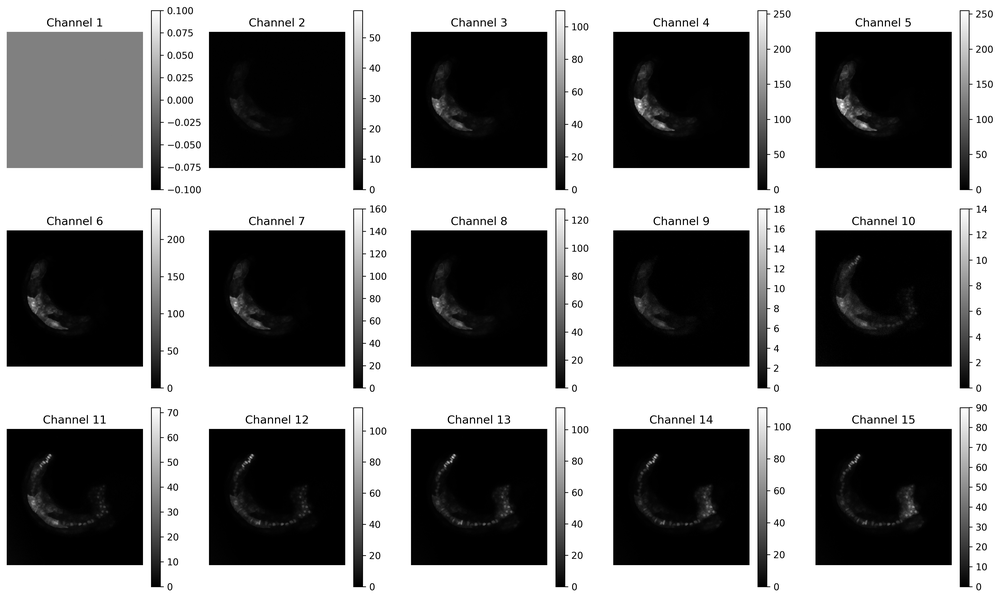
#> input picture Python_Hyperspectral/channel_projections.png, 1000 x 599 px, shrunk from 4455 x 2670 before the run
$ python -i test4.py   (imports and definitions only)
#> lines starting #> are read from the running program, lines starting #| are printed output that depends on the picture; after the words box and inside, x2 and y2 are one past the last pixel; in counts of white or black regions, pixels touching at a corner belong together
#> further down, picture is the input picture: shape (599, 1000, 3); min 0, max 255, mean 132.9
import numpy as np
import matplotlib.pyplot as plt
from bioio import BioImage
from skimage import filters, measure, segmentation, feature, morphology, util
from scipy import ndimage as ndi, signal
import cv2

def load_hyperspectral_image(path):
    """
    Load a hyperspectral .czi image and return a numpy array of shape (H, W, C).
    """
    # Read the image using czifile (returns a multi-dimensional numpy array)
    img = BioImage(path)
    img_data = img.data  # This is a 5D array (T, C, Z, Y, X)

    arr = np.array(img_data)  # Ensure it's a numpy array (if not already)
    # Identify the channel dimension (assuming 15 channels):
    channel_dim = None

    for dim, size in enumerate(arr.shape):
        if size == 15:  # likely channel axis
            channel_dim = dim
            break
    if channel_dim is None:
        raise ValueError("Channel dimension of size 15 not found. Please adjust dimension handling.")
    # Move channel dimension to last position for convenience
    arr = np.moveaxis(arr, channel_dim, -1)
    # If the image has more than 3 dims (e.g. Time, Z, etc.), take the first in those dimensions
    if arr.ndim > 3:
        # Collapse extra dims by taking the first index of each (assuming order: T, Z, etc.)
        arr = arr[0,...]  # take first time if exists
        arr = arr[0,...]  # take first Z if exists (repeat if multiple extra dims)
    return arr

def detect_rois(image):
    """
    Apply Otsu thresholding on a combined intensity projection to detect ROIs.
    Returns a binary mask and labeled ROIs.
    """
    # Combine spectral channels into a single grayscale image (mean projection)
    gray = image.mean(axis=2)
    # Compute Otsu's threshold&#8203;:contentReference[oaicite:5]{index=5} for the grayscale image
    thresh_val = filters.threshold_otsu(gray)
#> thresh_val = 133
    # Create binary mask of foreground vs background
    binary_mask = gray >= thresh_val
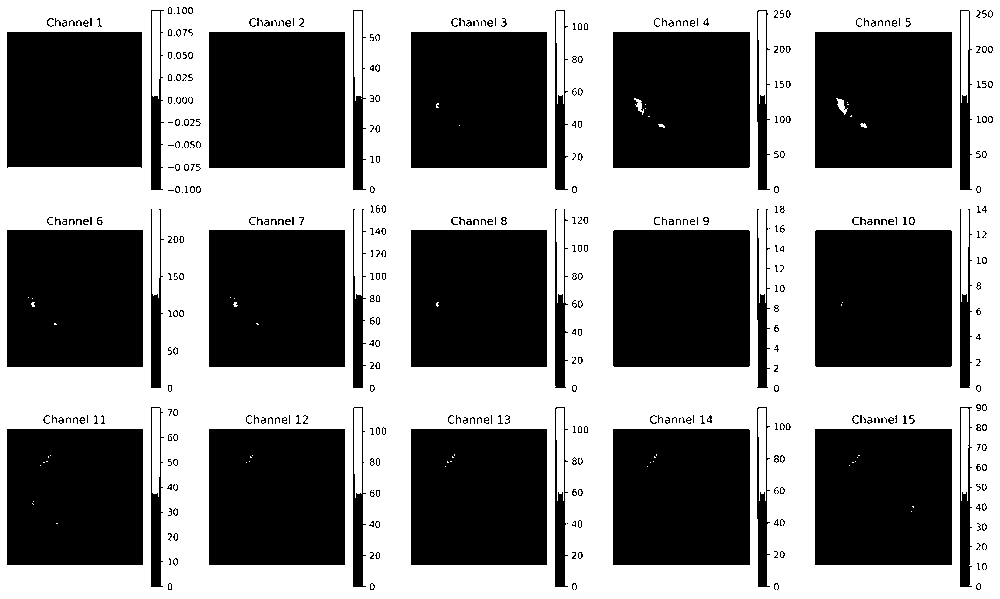
#> binary_mask: shape (599, 1000) bool; 49.7% white; 71 white regions (61 under 20 px), largest, box (x1, y1, x2, y2) and area: (0, 0, 1000, 599) 293329, (152, 11, 160, 99) 667, (354, 11, 362, 101) 667
    # Optional: remove very small objects/noise (less than e.g. 10 pixels area)
    binary_mask = morphology.remove_small_objects(binary_mask, min_size=10)
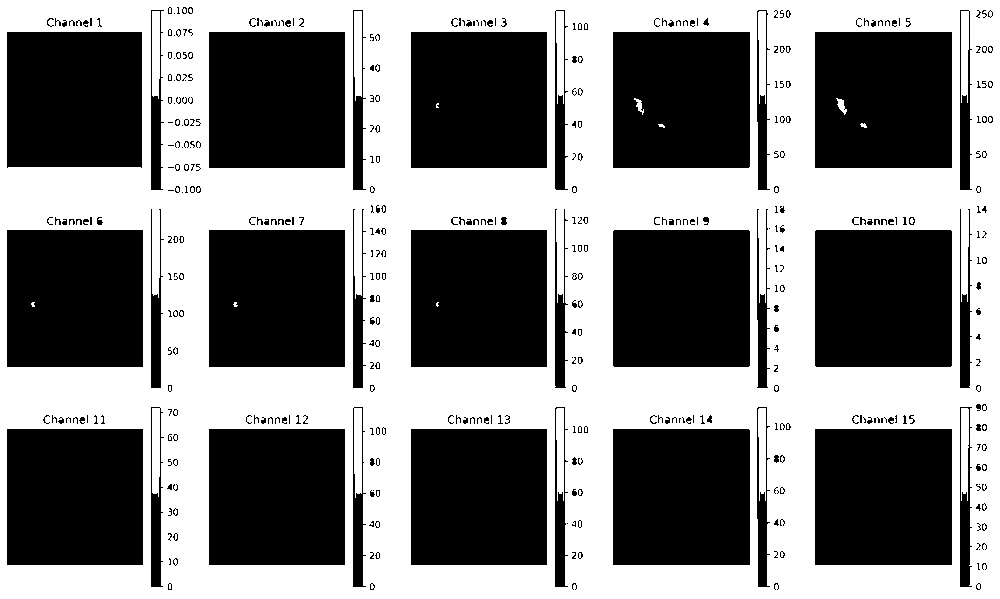
#> binary_mask: shape (599, 1000) bool; 49.6% white; 17 white regions (7 under 20 px), largest, box (x1, y1, x2, y2) and area: (0, 0, 1000, 599) 293020, (152, 11, 160, 99) 667, (354, 11, 362, 101) 667
    # Label connected components in the binary mask
    roi_labels = measure.label(binary_mask)
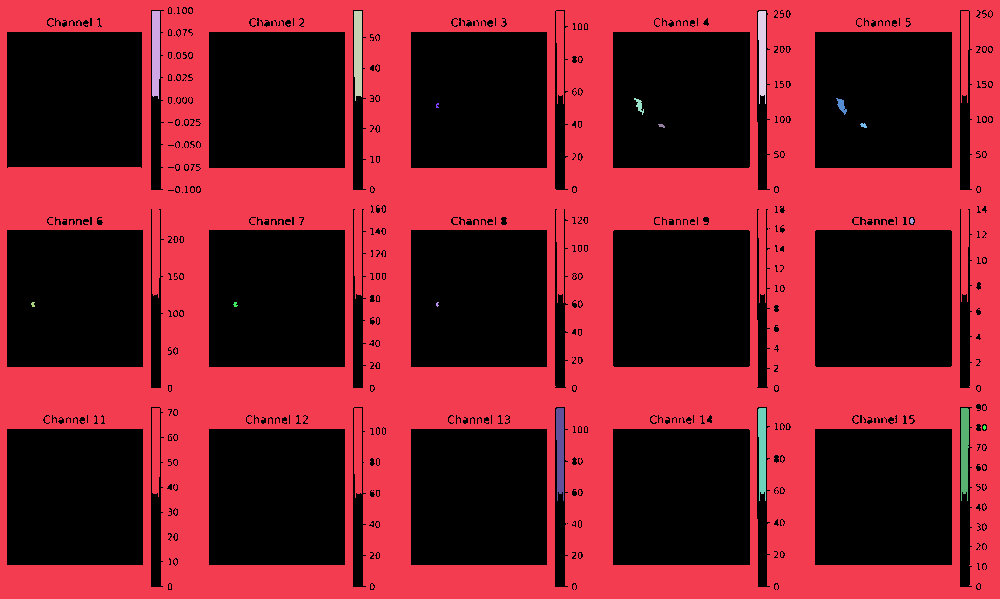
#> roi_labels: shape (599, 1000) int32; 18 distinct labels, from 0 to 17; one colour per label, 0 black
    num_rois = roi_labels.max()
#> num_rois = 17
    print(f"Detected {num_rois} initial ROI(s) using Otsu threshold = {thresh_val:.3f}")
#| Detected 17 initial ROI(s) using Otsu threshold = 132.979
    return binary_mask, roi_labels

# [124 lines left out: functions segment_cells, extract_cell_spectra, classify_cells_by_spectrum, annotate_image, not called in this run]


image_path = "241121_10h40min_bra.h2b.mAp_twist.RFP_crbn.h2b.GFP_meis.kaede.czi"
# [1 line that did not run here, left out]
# [1 line that did not run here, left out]
# [1 line not run here, left out]

# [1 line that did not run here, left out]
# [1 line that did not run here, left out]
# [1 line that did not run here, left out]
# [1 line that did not run here, left out]

# Print grouping summary
# [2 lines not run here, left out]

# Create annotated image
# [1 line that did not run here, left out]
# Save the annotated image to disk
output_path = "annotated_output.png"
# [2 lines not run here, left out]

>>> import cv2
>>> picture = cv2.imread('channel_projections.png')
>>> result = detect_rois(picture)

$ run again, on Python_Hyperspectral/histogram_channel_1.png
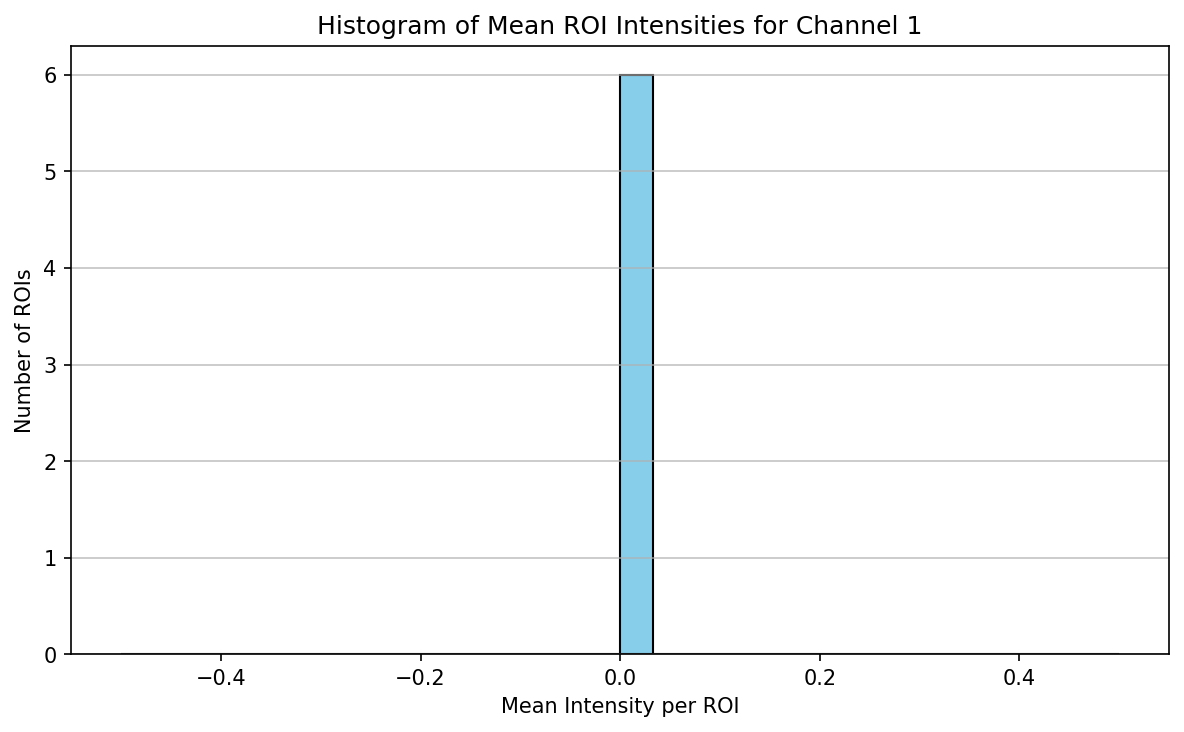
#> input picture Python_Hyperspectral/histogram_channel_1.png, 1184 x 732 px
#> picture is the input picture: shape (732, 1184, 3); mean B, G, R 249.6, 249, 247.6
#> thresh_val = 141.9
#> in detect_rois, `binary_mask = gray >= thresh_val`:
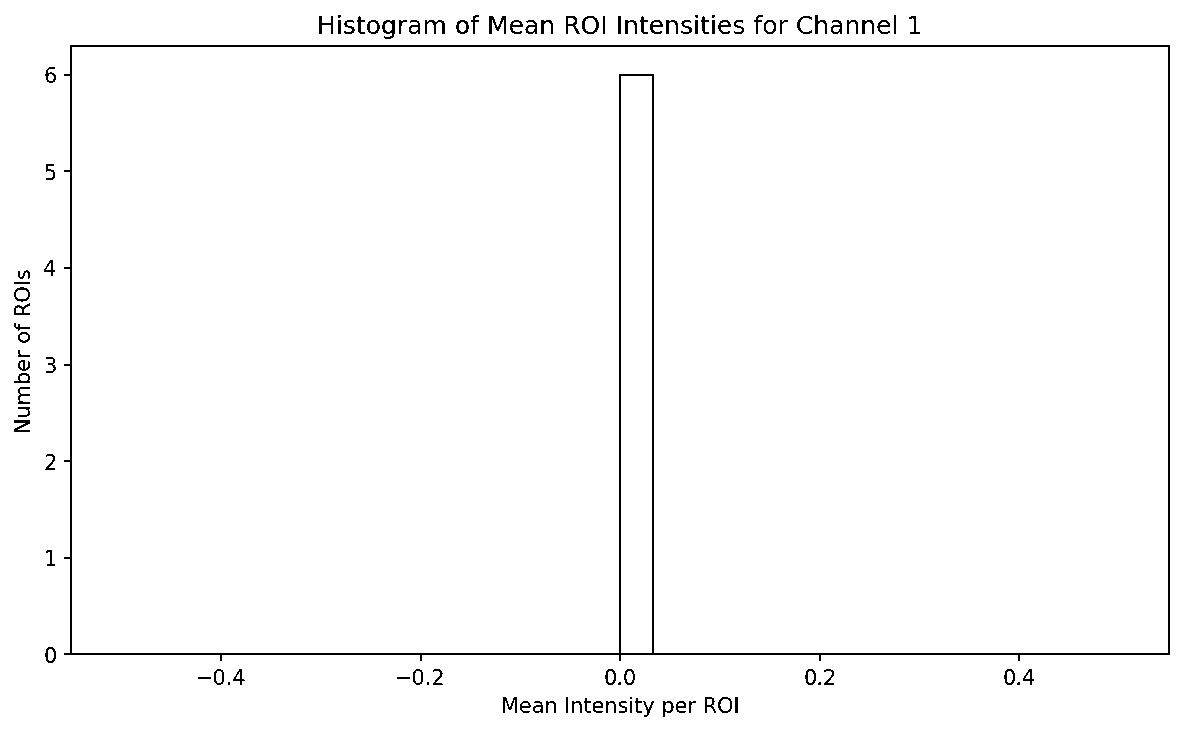
#> binary_mask: shape (732, 1184) bool; 98.2% white; black in thin lines or dots
#> in detect_rois, `roi_labels = measure.label(binary_mask)`:
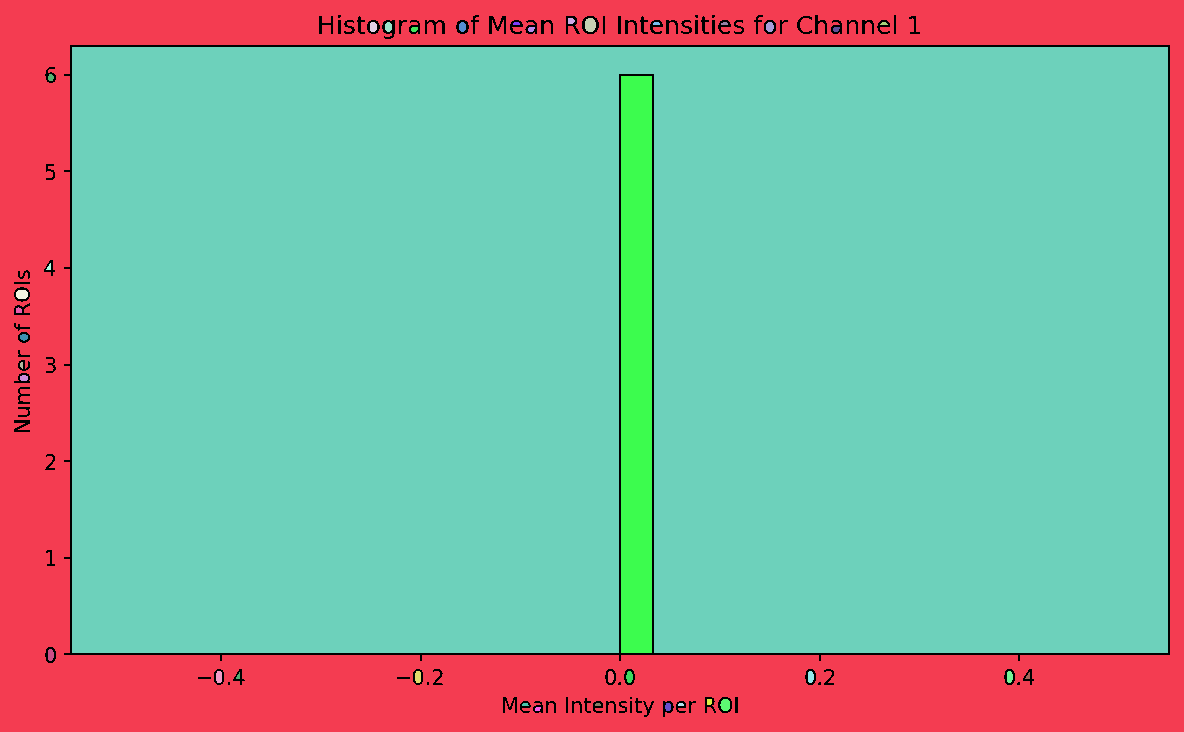
#> roi_labels: shape (732, 1184) int32; 40 distinct labels, from 0 to 39; one colour per label, 0 black
#> num_rois = 39
#| Detected 39 initial ROI(s) using Otsu threshold = 141.943

$ run again, on Python_Hyperspectral/histogram_channel_10.png
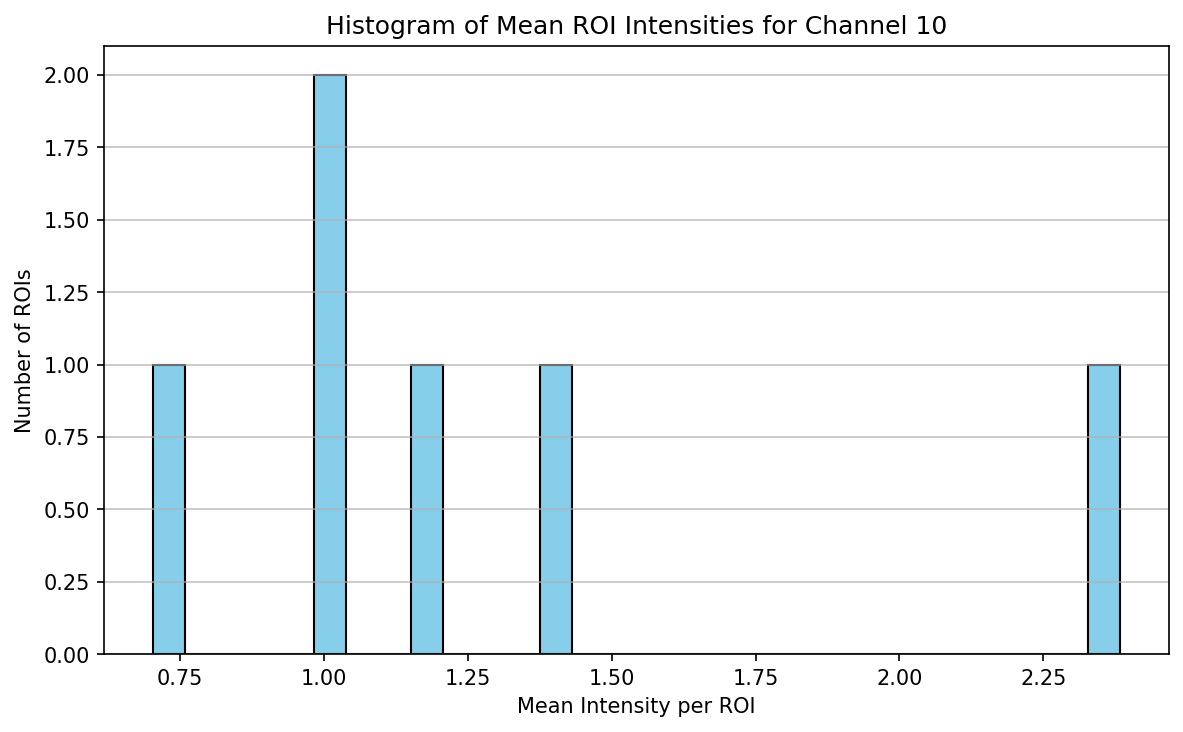
#> input picture Python_Hyperspectral/histogram_channel_10.png, 1183 x 732 px
#> picture is the input picture: shape (732, 1183, 3); mean B, G, R 246.7, 245, 240.8
#> thresh_val = 138
#> in detect_rois, `binary_mask = gray >= thresh_val`:
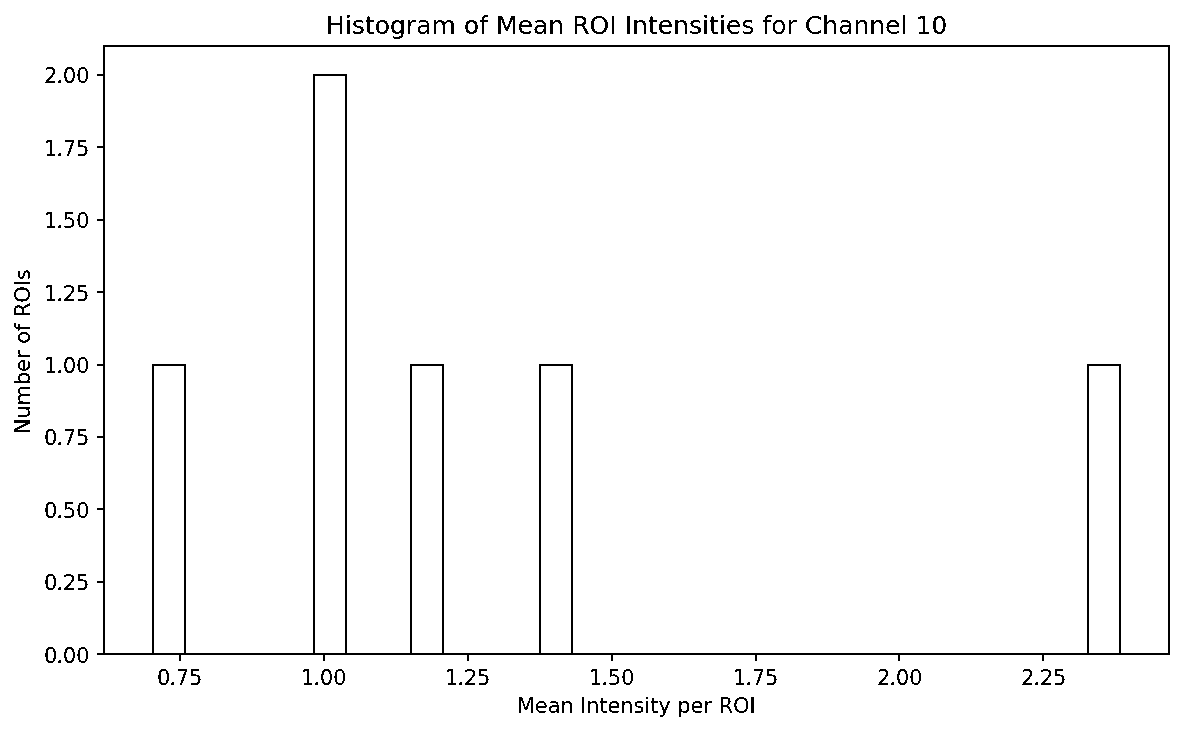
#> binary_mask: shape (732, 1183) bool; 97.4% white; black in thin lines or dots
#> in detect_rois, `roi_labels = measure.label(binary_mask)`:
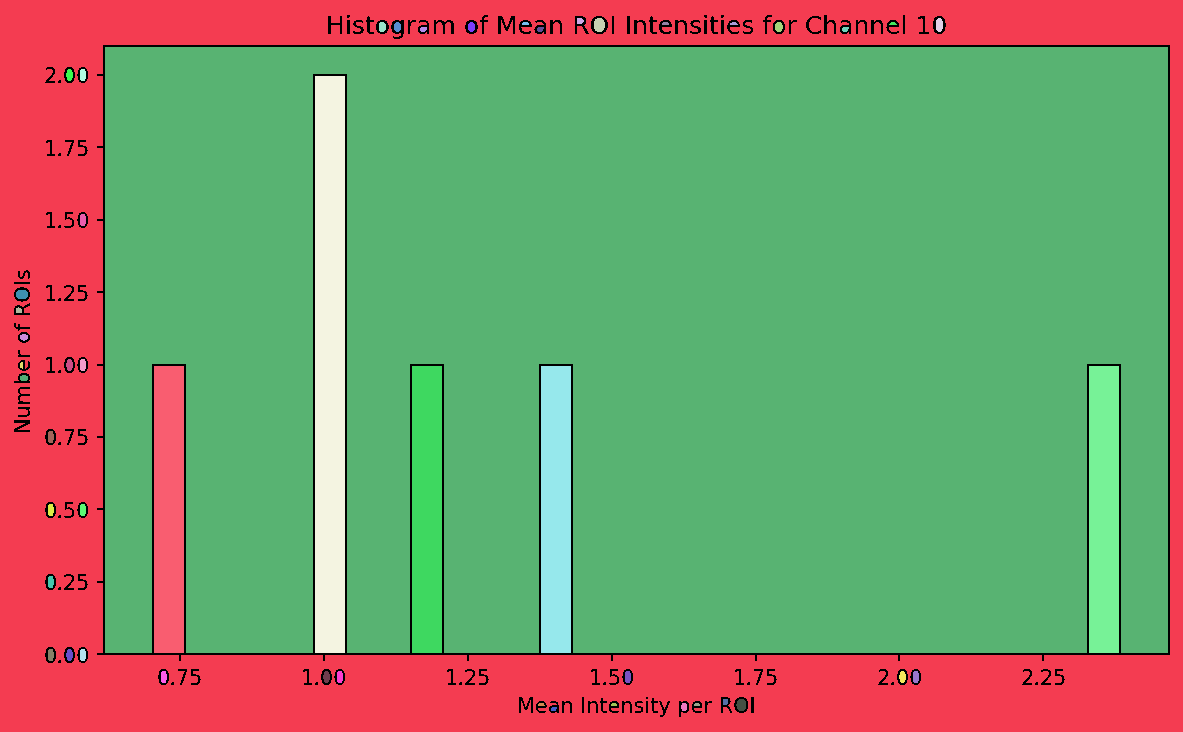
#> roi_labels: shape (732, 1183) int32; 52 distinct labels, from 0 to 51; one colour per label, 0 black
#> num_rois = 51
#| Detected 51 initial ROI(s) using Otsu threshold = 137.959
